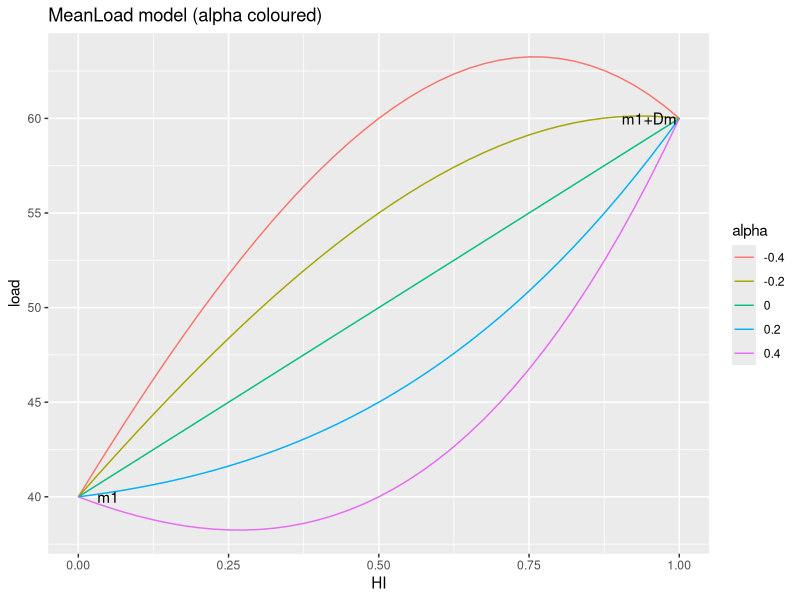
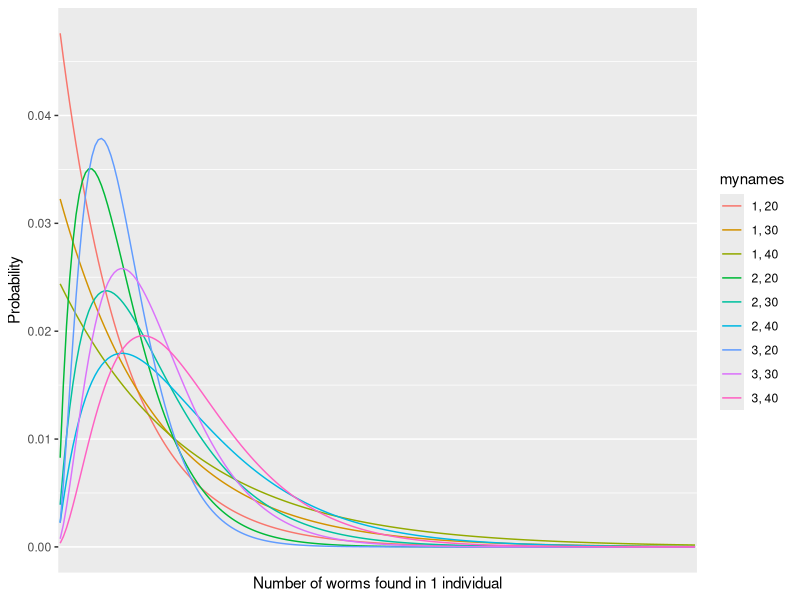
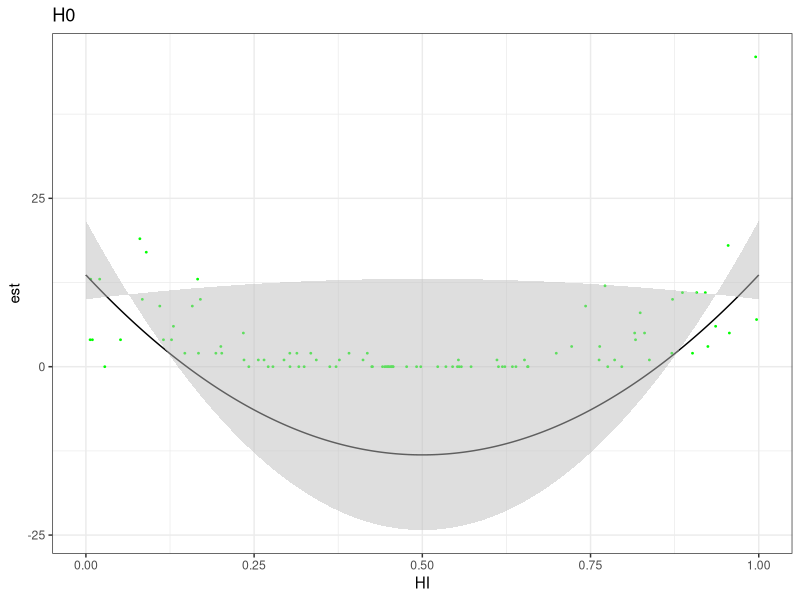
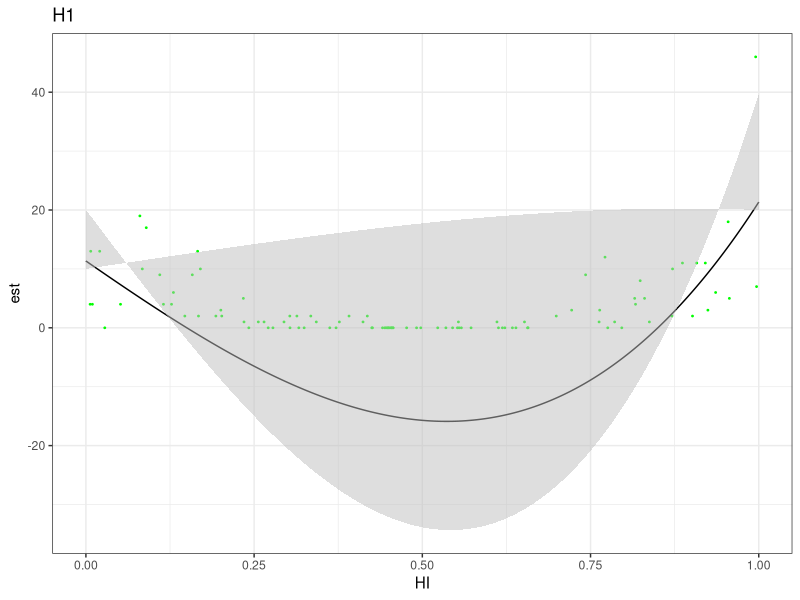
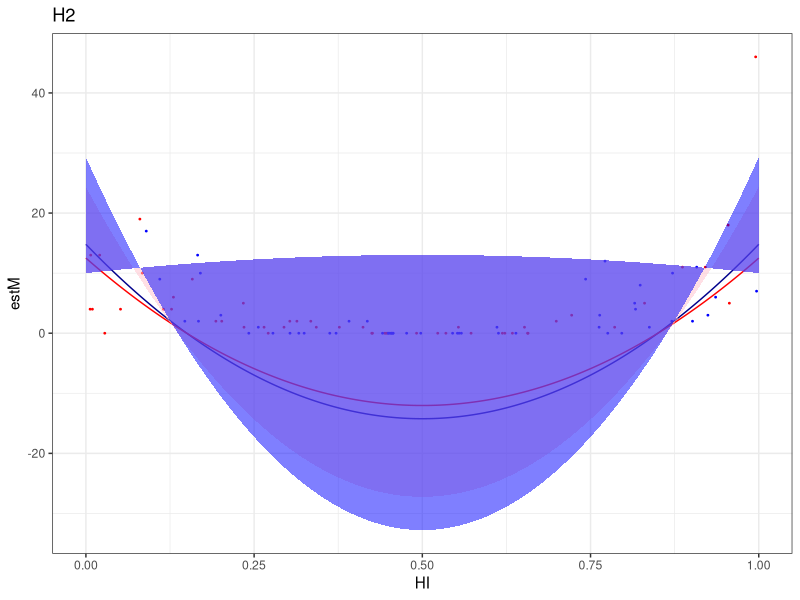
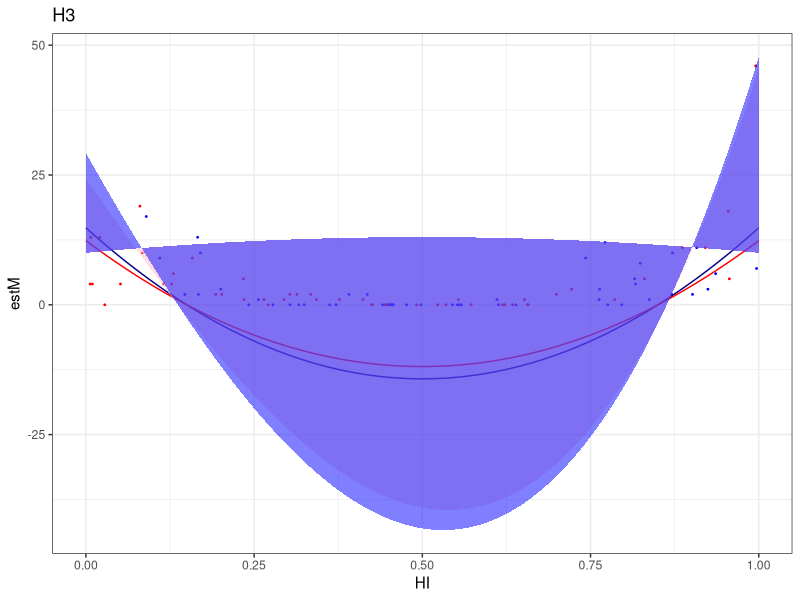
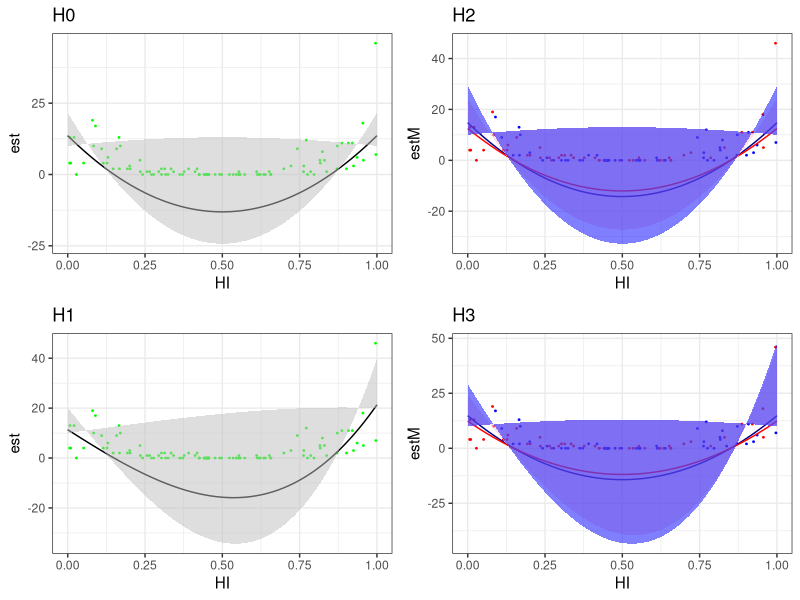

R code for these plots, in order:
## ---- chunk 1
rm(list=ls()) 
library(ggplot2)
library(reshape)
## ---- chunk 2
MeanLoad <- function(m1,Dm,alpha,HI){
    (m1 + Dm*HI)*(1 - alpha*2*HI*(1 - HI))
}
## ---- chunk 3
HI <- seq(from = 0, to = 1, by = 0.025)
ALPHA <- c(-0.4, -0.2, 0, 0.2, 0.4)
m <- as.data.frame(matrix(0, ncol = 5, nrow = 41))
i <- 1
for (alpha in c(-0.4, -0.2, 0, 0.2, 0.4)){
    m[i] <- MeanLoad(40,20,alpha,HI)
    i <- i+1
}

names(m) <- as.character(ALPHA)
m <- melt(m)
names(m) <- c("alpha", "load")
m$HI <- rep(HI,5)

ggplot(m, aes(x=HI, y=load, group=alpha, color=alpha))+
    geom_line()+
    ggtitle("MeanLoad model (alpha coloured)")+
    annotate("text", x = 0.05, y = 40, label = "m1")+
    annotate("text", x = 0.95, y = 40+20, label = "m1+Dm")
## ---- chunk 4
myvec <- vector()
for (k in 1:3){
    for (meanload in seq(from=20, to=40, by=10)){
        myvec <- c(myvec,(mean(rnbinom(10000, size=k, mu= meanload))))
        #(n=10000 number of observation)
    }
}
t(matrix(myvec,ncol=3))
## ---- chunk 5
q <- seq(from=0,to=0.1, by=0.001)
myvec <- vector()
mynames <- vector()
for (x in 0:200){
    for (k in 1:3){
        for (meanload in seq(from=20, to=40, by=10)){
            myvec <- c(myvec,dnbinom(x, size=k, mu=meanload)) #alternative:prob=c/k+MeanLoad
            mynames <- c(mynames,paste(k, meanload, sep=", "))
        }
    }
}

x <- vector()
for (i in 0:200) {
    x <- c(x,rep(i,9))
}

mydf <- data.frame(myvec,mynames,x)

ggplot(mydf, aes(x=x, y=myvec, group=mynames, color=mynames))+
    geom_line()+
    scale_x_discrete(name="Number of worms found in 1 individual")+
    scale_y_continuous(name="Probability")
#When k increases, A=1/k decreases, less aggregation, tends towards Poisson
## ---- chunk 6
SimulatedData <- function(Ninds, m1, Dm, alpha, k){
    IndHIs <- runif(Ninds)
    TheMeanLoadModel <- function(HI){
        MeanLoad(m1, Dm, alpha, HI)
    }
    TheMeanLoads <- sapply(IndHIs, TheMeanLoadModel)
    IndLoads  <- rnbinom(Ninds, size=k, mu= TheMeanLoads)
    data.frame(IndHIs, IndLoads)}

TestData <- list(males = SimulatedData(50, 10, 1, 2, 2), 
                 females = SimulatedData(50, 10, 9, 2, 2))
#TestData <- list(males = SimulatedData(500, 20, 10, 1, 2), 
             #    females = SimulatedData(500, 10, 30, 1, 2))
#TestData[[1]][1,] <- c(0.5, 31) #Stick to Stuart example
## ---- chunk 7
PrNegativeBinomialLoad <- function(data, sex, ind, k, m1, Dm, alpha){
    if (sex=="male"){
        HI <- data[[1]][ind,1]
        Load <- data[[1]][ind,2]
    } else {
        HI <- data[[2]][ind,1]
        Load <- data[[2]][ind,2]
    }
    dnbinom(Load, size=k, mu=MeanLoad(m1, Dm, alpha, HI))
}
## ---- chunk 8
log(PrNegativeBinomialLoad(TestData, "male", 5, 2, 0.4, 0.2, 0.0))
## ---- chunk 9
PrLoad <- function(data, sex, ind, k, m1, Dm, alpha, PDF4cMeanLoad){
    if (sex=="male"){
        HI <- data[[1]][ind,1]
        Load <- data[[1]][ind,2]
    } else {
        HI <- data[[2]][ind,1]
        Load <- data[[2]][ind,2]
    }
    PDF4cMeanLoad(k, MeanLoad(m1, Dm, alpha, HI), Load)
}

SimplePDFNegBin <- function(k, meanLoad, Load){
    dnbinom(Load, size=k, mu=meanLoad)
}
#Always a good idea to make contributions to the likelihood function Bombproof, and never return zero.
PDFNegBin <- function(k, meanLoad, Load){
    max(10^-20, SimplePDFNegBin(abs(k), abs(meanLoad), Load))
}
## ---- chunk 10
PrLoad(TestData, "male", 1, 2, 40, 20, 0.2, PDFNegBin)
## ---- chunk 11
LikelihoodFunction <- function(param, PDF4cMeanLoad, data, hyp) {
    Sm <- 0 ; Sf <- 0 #initialisation
    if (hyp== "H0"){ #H0: k, alpha, mB
        k <- param[1]; alpha <- param[2]
        mB <- param[3]
        #males
        for (ind in (1:nrow(data[[1]]))){
            Sm <- Sm + log(PrLoad(data, "male", ind, k, mB, 0, alpha, PDF4cMeanLoad))
        }
        #females
        for (ind in (1:nrow(data[[2]]))){
            Sf <- Sf + log(PrLoad(data, "female", ind, k, mB, 0, alpha, PDF4cMeanLoad))
        }
    } else if (hyp== "H1"){ #H1: k, alpha, mB, DmB
        k <- param[1]; alpha <- param[2]
        mB <- param[3]; DmB <- param[4]
        #males
        for (ind in (1:nrow(data[[1]]))){
            Sm <- Sm + log(PrLoad(data, "male", ind, k, mB, DmB, alpha, PDF4cMeanLoad))
        }
        #females
        for (ind in (1:nrow(data[[2]]))){
            Sf <- Sf + log(PrLoad(data, "female", ind, k, mB, DmB, alpha, PDF4cMeanLoad))
        }
    } else if (hyp== "H2"){ #H2: k, alpha, m1M, m1F
        k <- param[1]; alpha <- param[2]
        m1M <- param[3]; m1F <- param[4]
        #males
        for (ind in (1:nrow(data[[1]]))){
            Sm <- Sm + log(PrLoad(data, "male", ind, k, m1M, 0, alpha, PDF4cMeanLoad))
        }
        #females
        for (ind in (1:nrow(data[[2]]))){
            Sf <- Sf + log(PrLoad(data, "female", ind, k, m1F, 0, alpha, PDF4cMeanLoad))
        }
    } else if (hyp== "H3"){ #H3: k, alpha, m1M, m1F, DmM, DmF
        k <- param[1]; alpha <- param[2]
        m1M <- param[3]; m1F <- param[4]
        DmM <- param[5]; DmF <- param[6]
        #males
        for (ind in (1:nrow(data[[1]]))){
            Sm <- Sm + log(PrLoad(data, "male", ind, k, m1M, DmM, alpha, PDF4cMeanLoad))
        }
        #females
        for (ind in (1:nrow(data[[2]]))){
            Sf <- Sf + log(PrLoad(data, "female", ind, k, m1F, DmF, alpha, PDF4cMeanLoad))
        }
    }
    #all
    S <- Sm + Sf #sum of the logs (same as product of the row values) of males and females
    return(S)
}

#Test
LikelihoodFunction(c(2, 0.3, 10, 12, 5, 10), PDFNegBin, TestData, "H3")
## ---- chunk 12
OptimLikelihood <- function(param){
    return(LikelihoodFunction(param, PDFNegBin, TestData, hyp))}
## ---- chunk 13
UpperBoundsFunction <- function(hyp, MyMLE){
    if (hyp == "H0"){
        max <- 3
    } else if (hyp =="H1") {
        max <- 4
    } else if (hyp =="H2") {
        max <- 4
    } else if (hyp =="H3") {
        max <- 6
    }
    #empty dataframe to store the data
    summaryVec <- vector()
    for (rankpar in 1:max){ #run over the parameters
        #Functional constraint on search (L > MLE-2) + max&min each param
        OptimBounds <- function(param){
            LK <- LikelihoodFunction(param, PDFNegBin, TestData, hyp)
            if (LK <= (MyMLE$value - 2)){
                if (which_side== "lower"){
                    param[rankpar] <-100
                } else {
                    param[rankpar] <- -100
                }
            }
            return(param[rankpar])
        }
        # Upper bound
        which_side <- "upper"
        MyBoundsMax <- optim(par = MyMLE$par, #initial values for the parameters
                             fn = OptimBounds, #function to be maximized
                             lower = lower, #lower bounds for the parameters
                             upper = upper, #upper bounds for the parameters
                             method = "L-BFGS-B", #set the method
                             control = list(fnscale=-1)) ##turn the default minimizer into maximizer
        summaryVec[rankpar] <- MyBoundsMax$par[rankpar]
    }
    return(summaryVec)
}

LowerBoundsFunction <- function(hyp, MyMLE){
    if (hyp == "H0"){
        max <- 3
    } else if (hyp =="H1") {
        max <- 4
    } else if (hyp =="H2") {
        max <- 4
    } else if (hyp =="H3") {
        max <- 6
    }
    #empty dataframe to store the data
    summaryVec <- vector()
    for (rankpar in 1:max){ #run over the parameters
        #Functional constraint on search (L > MLE-2) + max&min each param
        OptimBounds <- function(param){
            LK <- LikelihoodFunction(param, PDFNegBin, TestData, hyp)
            if (LK <= (MyMLE$value - 2)){
                if (which_side== "lower"){
                    param[rankpar] <-100
                } else {
                    param[rankpar] <- -100
                }
            }
            return(param[rankpar])
        }
        # Lower bound
        which_side <- "lower"
        MyBoundsMin <- optim(par = MyMLE$par, #initial values for the parameters
                             fn = OptimBounds, #function to be maximized
                             lower = lower, #lower bounds for the parameters
                             upper = upper, #upper bounds for the parameters
                             method = "L-BFGS-B") #set the method (Method "L-BFGS-B" from Byrd et. al. (1995))
        summaryVec[rankpar] <- MyBoundsMin$par[rankpar]
    }
    return(summaryVec)
}
## ---- chunk 14
hyp <- "H0"

#Constraints:
lower <- c(kmin=0, AlphaLB=-5, min_mB=10)
upper <- c(kmax=8, AlphaUB=5, max_mB=50)
#Starter (likely values) :
start <- c(k=2, Alpha=0, mB=10)

#Optimisation of the parameters:
MyMLE_H0 <- optim(par = start, #initial values for the parameters
                  fn = OptimLikelihood, #function to be maximized
                  lower = lower, #lower bounds for the parameters
                  upper = upper, #upper bounds for the parameters
                  method = "L-BFGS-B", #set the method (Method "L-BFGS-B" from Byrd et. al. (1995))
                  control = list(fnscale=-1)) ##turn the default minimizer into maximizer

#Create the dataframe where I will store the results
summaryDF_H0 <- data.frame(k = numeric(),
                           alpha = numeric(),
                           mB = numeric())
summaryDF_H0[2, ] <- MyMLE_H0$par

##store upper parameter
summaryDF_H0[3, ] <- UpperBoundsFunction("H0", MyMLE_H0)

##store lower parameter
summaryDF_H0[1, ] <- LowerBoundsFunction("H0", MyMLE_H0)

#Results:
print("My Maximum Likelihood is")
MyMLE_H0$value
summaryDF_H0
## ---- chunk 15
hyp <- "H1"

#Constraints:
lower <- c(kmin=0, AlphaLB=-5, min_mB=10, min_DmB=10)
upper <- c(kmax=8, AlphaUB=5, max_mB=50, max_DmB=50)
#Starter (likely values) :
start <- c(k=2, Alpha=0, mB=10, DmB=2)

#Optimisation of the parameters:
MyMLE_H1 <- optim(par = start, #initial values for the parameters
                  fn = OptimLikelihood, #function to be maximized
                  lower = lower, #lower bounds for the parameters
                  upper = upper, #upper bounds for the parameters
                  method = "L-BFGS-B", #set the method (Method "L-BFGS-B" from Byrd et. al. (1995))
                  control = list(fnscale=-1)) ##turn the default minimizer into maximizer

#Create the dataframe where I will store the results
summaryDF_H1 <- data.frame(k = numeric(),
                           alpha = numeric(),
                           mB = numeric(),
                           DmB = numeric())
summaryDF_H1[2, ] <- MyMLE_H1$par

##store upper parameter
summaryDF_H1[3, ] <- UpperBoundsFunction("H1", MyMLE_H1)

##store lower parameter
summaryDF_H1[1, ] <- LowerBoundsFunction("H1", MyMLE_H1)

#Results:
print("My Maximum Likelihood is")
MyMLE_H1$value
summaryDF_H1
## ---- chunk 16
hyp <- "H2"

#Constraints:
lower <- c(kmin=0, AlphaLB=-5, min_m1M=10, min_m1F=10)
upper <- c(kmax=8, AlphaUB=5, max_m1M=50, max_m1F=50)
#Starter (likely values) :
start <- c(k=2, Alpha=0, m1M=10, m1F=12)

#Optimisation of the parameters:
MyMLE_H2 <- optim(par = start, #initial values for the parameters
                  fn = OptimLikelihood, #function to be maximized
                  lower = lower, #lower bounds for the parameters
                  upper = upper, #upper bounds for the parameters
                  method = "L-BFGS-B", #set the method (Method "L-BFGS-B" from Byrd et. al. (1995))
                  control = list(fnscale=-1)) ##turn the default minimizer into maximizer

#Create the dataframe where I will store the results
summaryDF_H2 <- data.frame(k = numeric(),
                           alpha = numeric(),
                           m1M = numeric(),
                           m1F = numeric())
summaryDF_H2[2, ] <- MyMLE_H2$par

##store upper parameter
summaryDF_H2[3, ] <- UpperBoundsFunction("H2", MyMLE_H2)

##store lower parameter
summaryDF_H2[1, ] <- LowerBoundsFunction("H2", MyMLE_H2)

#Results:
print("My Maximum Likelihood is")
MyMLE_H2$value
summaryDF_H2
## ---- chunk 17
hyp <- "H3"

#Constraints:
lower <- c(kmin=0, AlphaLB=-5, min_m1M=10, min_m1F=10, min_DmM=0, min_DmF=0)
upper <- c(kmax=8, AlphaUB=5, max_m1M=50, max_m1F=50, max_DmM=50, max_DmF=50)
#Starter (likely values) :
start <- c(k=2, Alpha=0, m1M=10, m1F=12, DmM=2, DmF=3)

#Optimisation of the parameters:
MyMLE_H3 <- optim(par = start, #initial values for the parameters
                  fn = OptimLikelihood, #function to be maximized
                  lower = lower, #lower bounds for the parameters
                  upper = upper, #upper bounds for the parameters
                  method = "L-BFGS-B", #set the method (Method "L-BFGS-B" from Byrd et. al. (1995))
                  control = list(fnscale=-1)) ##turn the default minimizer into maximizer

#Create the dataframe where I will store the results
summaryDF_H3 <- data.frame(k = numeric(),
                           alpha = numeric(),
                           m1M = numeric(),
                           m1F = numeric(),
                           DmM = numeric(),
                           DmF = numeric())
summaryDF_H3[2, ] <- MyMLE_H3$par

##store upper parameter
summaryDF_H3[3, ] <- UpperBoundsFunction("H3", MyMLE_H3)

##store lower parameter
summaryDF_H3[1, ] <- LowerBoundsFunction("H3", MyMLE_H3)

#Results:
print("My Maximum Likelihood is")
MyMLE_H3$value
summaryDF_H3
## ---- chunk 18
Gtest <- function(dLL, dDF){
    1 - pchisq(2*dLL, df=dDF) 
}

GtestOnNestedMLEs <- function(hyp1, hyp2){
    MyMLE1 <- get(paste0("MyMLE_",hyp1))$value
    MyMLE2 <- get(paste0("MyMLE_",hyp2))$value
    summaryDF1 <- get(paste0("summaryDF_",hyp1))
    summaryDF2 <- get(paste0("summaryDF_",hyp2))
    dLL <- round(abs(MyMLE1 - MyMLE2),4)
    dDF <- abs(length(summaryDF1) - length(summaryDF2))
    p <- round(Gtest(dLL, dDF),4)
    print(paste("Likelihood test between", hyp1, "and", hyp2, ":"))
    print(paste("dLL = ", dLL, " dDF = ", dDF, " Gtest p = ", p))
}
## ---- chunk 19
GtestOnNestedMLEs("H1", "H0")
GtestOnNestedMLEs("H2", "H0")
GtestOnNestedMLEs("H3", "H0")
## ---- chunk 20
#Formatting TestData for gg_point
TestDataDF_M <- as.data.frame(TestData$males)
TestDataDF_M$sex <- "males"
TestDataDF_F <- as.data.frame(TestData$females)
TestDataDF_F$sex <- "females"
TestDataDF <- rbind(TestDataDF_F, TestDataDF_M)

#H0:
HI <- seq(0,1,0.001)
df <- data.frame(HI,
                 LB=MeanLoad(m1=summaryDF_H0[1,3],
                          Dm=0,
                          alpha=summaryDF_H0[1,2],
                          HI),
                 est=MeanLoad(m1=summaryDF_H0[2,3],
                          Dm=0,
                          alpha=summaryDF_H0[2,2],
                          HI),
                 UB=MeanLoad(m1=summaryDF_H0[3,3],
                          Dm=0,
                          alpha=summaryDF_H0[3,2],
                          HI))

plot0 <- ggplot(df, aes(x=HI, y=est))+
    ggtitle("H0")+
    geom_point(data = TestDataDF, aes(x=IndHIs, y=IndLoads), color= "green", size=0.3)+
    geom_line()+
    geom_ribbon(aes(x=HI, ymax=UB, ymin=LB), fill="grey", alpha=.5)+
    theme_bw()+
    theme(legend.position="none")
plot0
ggsave("plotH0.pdf")

#H1:
df <- data.frame(HI,
                 LB=MeanLoad(m1=summaryDF_H1[1,3],
                          Dm=summaryDF_H1[1,4],
                          alpha=summaryDF_H1[1,2],
                          HI),
                 est=MeanLoad(m1=summaryDF_H1[2,3],
                          Dm=summaryDF_H1[2,4],                          
                          alpha=summaryDF_H1[2,2],
                          HI),
                 UB=MeanLoad(m1=summaryDF_H1[3,3],
                          Dm=summaryDF_H1[3,4],                         
                          alpha=summaryDF_H1[3,2],
                          HI))
plot1 <- ggplot(df, aes(x=HI, y=est))+
    ggtitle("H1")+
    geom_point(data = TestDataDF, aes(x=IndHIs, y=IndLoads), color="green", size=0.3)+
    geom_line()+
    geom_ribbon(aes(x=HI, ymax=UB, ymin=LB), fill="grey", alpha=.5)+
    theme_bw()+
    theme(legend.position="none")
plot1
ggsave("plotH1.pdf")

#H2:
df <- data.frame(HI=HI,
                 LBF=MeanLoad(m1=summaryDF_H2[1,4],
                          Dm=0,
                          alpha=summaryDF_H2[1,2],
                          HI),
                 UBF=MeanLoad(m1=summaryDF_H2[3,4],
                          Dm=0,                          
                          alpha=summaryDF_H2[3,2],
                          HI),
                 estF=MeanLoad(m1=summaryDF_H2[2,4],
                          Dm=0,                         
                          alpha=summaryDF_H2[2,2],
                          HI),                 
                 LBM=MeanLoad(m1=summaryDF_H2[1,3],
                          Dm=0,
                          alpha=summaryDF_H2[1,2],
                          HI),
                 UBM=MeanLoad(m1=summaryDF_H2[3,3],
                          Dm=0,                          
                          alpha=summaryDF_H2[3,2],
                          HI),
                 estM=MeanLoad(m1=summaryDF_H2[2,3],
                          Dm=0,                         
                          alpha=summaryDF_H2[2,2],
                          HI)
                 )
plot2 <-ggplot(df, aes(x=HI, y=estM))+
    ggtitle("H2")+
    geom_point(data = TestDataDF, aes(x=IndHIs, y=IndLoads, group=sex, color=sex), size=0.3)+
    scale_color_manual(values = c("red", "blue"))+
    geom_line(color="darkblue")+
    geom_line(aes(x=HI, y=estF), color="red")+
    geom_ribbon(aes(x=HI, ymax=UBF, ymin=LBF), fill="pink", alpha=.5)+
    geom_ribbon(aes(x=HI, ymax=UBM, ymin=LBM), fill="blue", alpha=.5)+
    theme_bw()+
    theme(legend.position="none")
plot2
ggsave("plotH2.pdf")

#H3:
df <- data.frame(HI=HI,
                 LBF=MeanLoad(m1=summaryDF_H3[1,4],
                          Dm=summaryDF_H3[1,6],
                          alpha=summaryDF_H3[1,2],
                          HI),
                 UBF=MeanLoad(m1=summaryDF_H3[3,4],
                          Dm=summaryDF_H3[3,6],           
                          alpha=summaryDF_H3[3,2],
                          HI),
                 estF=MeanLoad(m1=summaryDF_H3[2,4],
                          Dm=summaryDF_H3[2,6],                         
                          alpha=summaryDF_H3[2,2],
                          HI),                 
                 LBM=MeanLoad(m1=summaryDF_H3[1,3],
                          Dm=summaryDF_H3[1,5],
                          alpha=summaryDF_H3[1,2],
                          HI),
                 UBM=MeanLoad(m1=summaryDF_H3[3,3],
                          Dm=summaryDF_H3[3,5],            
                          alpha=summaryDF_H3[3,2],
                          HI),
                 estM=MeanLoad(m1=summaryDF_H3[2,3],
                          Dm=summaryDF_H3[2,5],           
                          alpha=summaryDF_H3[2,2],
                          HI)
                 )
plot3 <-ggplot(df, aes(x=HI, y=estM))+
    ggtitle("H3")+
    geom_point(data = TestDataDF, aes(x=IndHIs, y=IndLoads, group=sex, color=sex), size=0.3)+
    scale_color_manual(values = c("red", "blue"))+
    geom_line(color="darkblue")+
    geom_line(aes(x=HI, y=estF), color="red")+
    geom_ribbon(aes(x=HI, ymax=UBF, ymin=LBF), fill="pink", alpha=.5)+
    geom_ribbon(aes(x=HI, ymax=UBM, ymin=LBM), fill="blue", alpha=.5)+
    theme_bw()+
    theme(legend.position="none")
plot3
ggsave("plotH3.pdf")
## ---- chunk 21
# Multiple plot function
#
# ggplot objects can be passed in ..., or to plotlist (as a list of ggplot objects)
# - cols:   Number of columns in layout
# - layout: A matrix specifying the layout. If present, 'cols' is ignored.
#
# If the layout is something like matrix(c(1,2,3,3), nrow=2, byrow=TRUE),
# then plot 1 will go in the upper left, 2 will go in the upper right, and
# 3 will go all the way across the bottom.
#
multiplot <- function(..., plotlist=NULL, file, cols=1, layout=NULL) {
  library(grid)
 #Make a list from the ... arguments and plotlist
  plots <- c(list(...), plotlist)
  numPlots = length(plots)
 #If layout is NULL, then use 'cols' to determine layout
  if (is.null(layout)) {
   #Make the panel
   #ncol: Number of columns of plots
   #nrow: Number of rows needed, calculated from#of cols
    layout <- matrix(seq(1, cols * ceiling(numPlots/cols)),
                    ncol = cols, nrow = ceiling(numPlots/cols))
  }
 if (numPlots==1) {
    print(plots[[1]])
  } else {
   #Set up the page
    grid.newpage()
    pushViewport(viewport(layout = grid.layout(nrow(layout), ncol(layout))))
   #Make each plot, in the correct location
    for (i in 1:numPlots) {
     #Get the i,j matrix positions of the regions that contain this subplot
      matchidx <- as.data.frame(which(layout == i, arr.ind = TRUE))
      print(plots[[i]], vp = viewport(layout.pos.row = matchidx$row,
                                      layout.pos.col = matchidx$col))
    }
  }}
## ---- chunk 22
M <- multiplot(plot0,plot1,plot2,plot3, cols=2)
M
